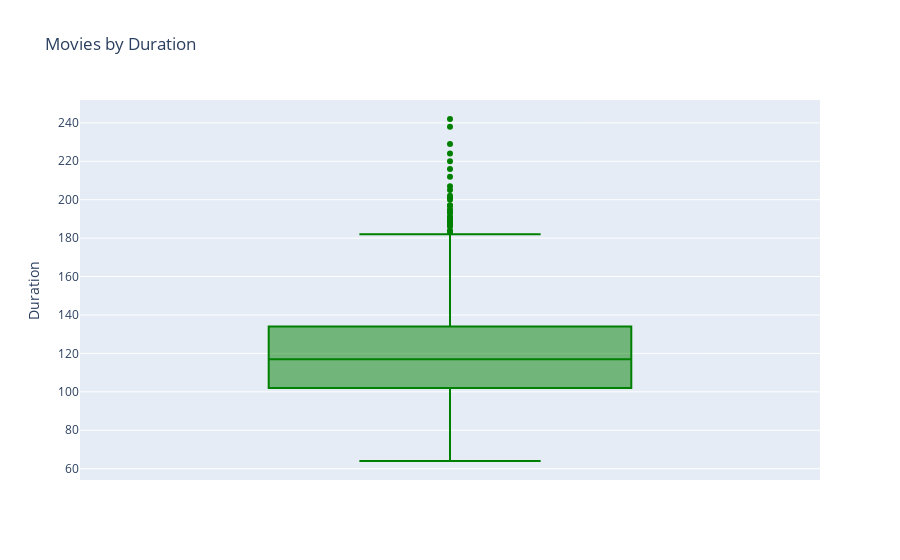

Notebook source saved alongside this figure:
### Markdown cell above
#### Use a box plot to display that same data.

### Code cell
# Answer:
fig2 = px.box(movies, y="duration", title="Movies by Duration", labels={'duration':'Duration'})
fig2.update_traces(marker_color = 'green')
fig2.show()

### Figure 1 — Plotly figure (JSON) as saved in the notebook; plotly's stock layout.template omitted (floating-point values rounded to 4 significant figures; data arrays with more than 128 entries replaced by an {"elided": "..."} marker saying what was removed)
{"data": [{"alignmentgroup": "True", "hovertemplate": "Duration=%{y}<extra></extra>", "legendgroup": "", "marker": {"color": "green"}, "name": "", "notched": false, "offsetgroup": "", "orientation": "v", "showlegend": false, "type": "box", "x0": " ", "xaxis": "x", "y": {"elided": "979 int values"}, "y0": " ", "yaxis": "y"}], "layout": {"boxmode": "group", "legend": {"tracegroupgap": 0}, "title": {"text": "Movies by Duration"}, "xaxis": {"anchor": "y", "domain": [0, 1]}, "yaxis": {"anchor": "x", "domain": [0, 1], "title": {"text": "Duration"}}}}
